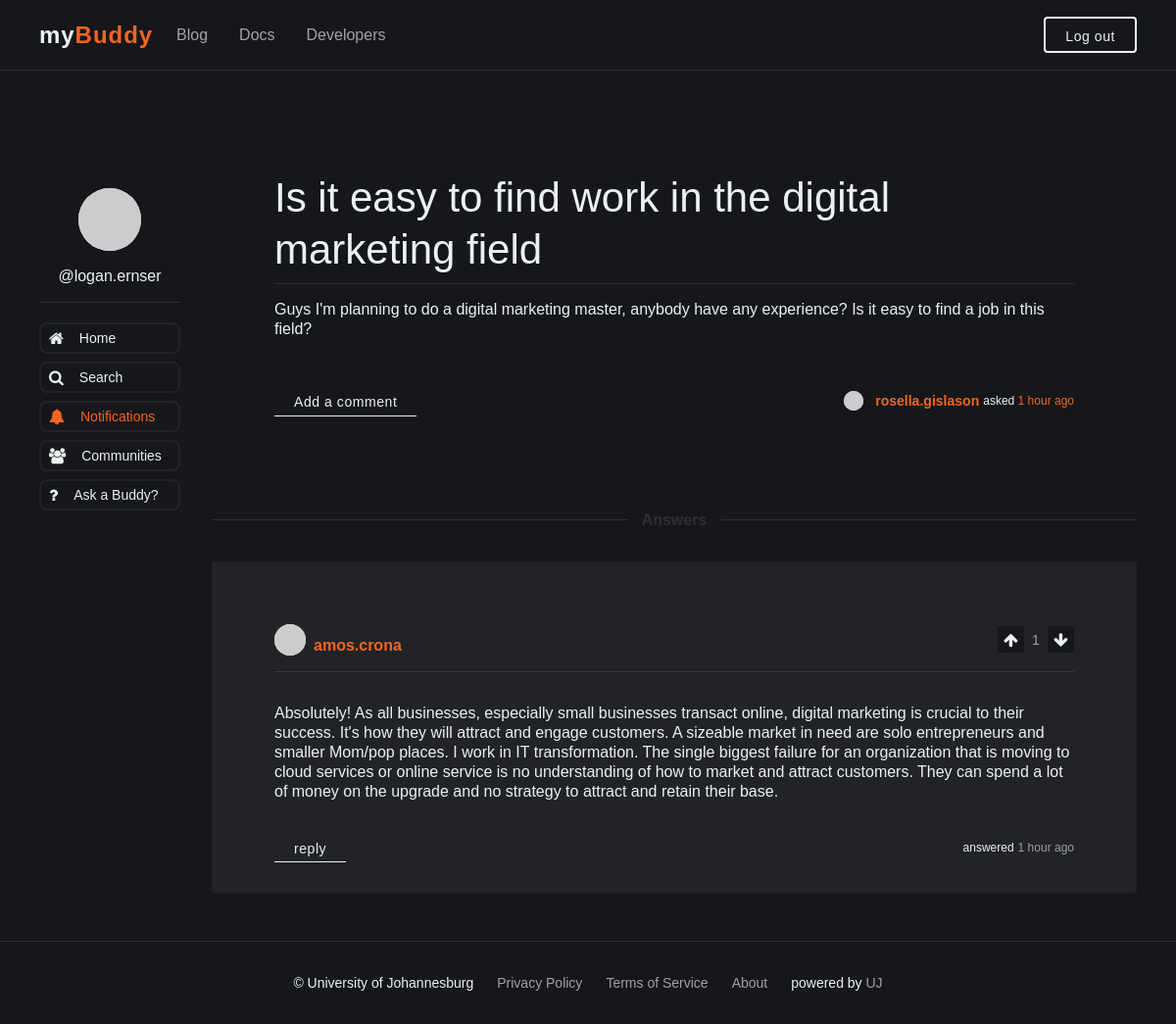
The app's page /post/question.php?id=18 (signed in) with its own data.
### tables this page shows
CREATE TABLE `post` (
  `id` bigint(20) NOT NULL,
  `post_title` varchar(255) NOT NULL,
  `post_content` longtext NOT NULL,
  `post_created_date` timestamp NOT NULL DEFAULT current_timestamp(),
  `post_created_by` varchar(255) NOT NULL,
  `post_created_by_id` bigint(20) NOT NULL,
  `post_created_by_avatar` varchar(255) NOT NULL,
  `post_number_of_answers` bigint(20) DEFAULT 0,
  `post_notification_email_status` int(11) DEFAULT 0
);

CREATE TABLE `post_answer` (
  `id` bigint(20) NOT NULL,
  `post_id` bigint(20) NOT NULL,
  `post_answer_content` longtext NOT NULL,
  `post_answer_created_date` timestamp NOT NULL DEFAULT current_timestamp(),
  `post_answer_created_by` varchar(255) NOT NULL,
  `post_answer_created_by_id` varchar(255) NOT NULL,
  `post_answer_created_by_avatar` varchar(255) NOT NULL,
  `post_answer_number_of_votes` bigint(20) DEFAULT 0
);

### core/functions.php (called while the page is built)
<?php
function time_elapsed_string($datetime, $full = false) {
    $now = new DateTime;
    $ago = new DateTime($datetime);
    $diff = $now->diff($ago);
    $diff->w = floor($diff->d / 7);
    $diff->d -= $diff->w * 7;
    $string = array(
        'y' => 'year',
        'm' => 'month',
        'w' => 'week',
        'd' => 'day',
        'h' => 'hour',
        'i' => 'minute',
        's' => 'second',
    );
    foreach ($string as $k => &$v) {
        if ($diff->$k) {
            $v = $diff->$k . ' ' . $v . ($diff->$k > 1 ? 's' : '');
        } else {
            unset($string[$k]);
        }
    }
    if (!$full) $string = array_slice($string, 0, 1);
    return $string ? implode(', ', $string) . ' ago' : 'just now';
}

### post/question.php (the view, shortened to what this page needs)
<?php
    require_once "../core/init.php";
    require_once "../core/functions.php";
    if (isset($_GET['id'])) {
        $id = (string) $_GET['id'];
        $sql = "SELECT * FROM post WHERE id=?";
        $stmt = mysqli_stmt_init($connection);
        if (!mysqli_stmt_prepare($stmt, $sql)) {
            header("Location: " . ROOT_URL . "/dashboard.php?error=sqlerror");
            exit();
        } else {
            mysqli_stmt_bind_param($stmt, "s", $id);
            mysqli_stmt_execute($stmt);
            $result = mysqli_stmt_get_result($stmt);
            $post = mysqli_fetch_assoc($result);
        }
    } else {
        header("Location: " . ROOT_URL . "/dashboard.php");
        exit();
    }
    require_once "../shared/header.php";
?>
    <main class="main-wrapper">
        <section class="section_home">
            <div class="padding-global">
                <div class="container">
                    <?php require_once "../shared/navbar_left.php"?>
                    <div class="content">
                        <div class="question" id="question-<?php echo $post['id']; ?>">
                            <div class="question-content">
                                <div class="question-content-header">
                                    <div class="question-content-title">
                                        <h3 class="text-color-white heading-style-h3"><?php echo $post['post_title']; ?></h3>
                                    </div>
                                    <div class="spacing-block padding-xsmall"></div>
                                    <div class="line-divider"></div>
                                </div>
                                <div class="spacing-block padding-small"></div>
                                <div class="question-content-body">
                                    <p><?php echo $post['post_content']; ?></p>
                                </div>
                                <div class="spacing-block padding-medium"></div>
                                <div class="question-content-footer">
                                    <?php
                                        if (isset($_SESSION['user_id']) && $_SESSION['user_username'] == $post['post_created_by']) {
                                            echo '<button id="add-comment-btn" class="button is-small" onclick="toggleModal(' . "'add-answer'" . ')">Add a comment</button>';
                                            echo '<button id="add-comment-btn" class="button is-small align-left" onclick="toggleModal(' . "'update-post'" . ')">Edit post</button>';
                                        } else if (isset($_SESSION['user_id'])) {
                                            echo '<button id="add-comment-btn" class="button is-small" onclick="toggleModal(' . "'add-answer'" . ')">Add a comment</button>';
                                        } else {
                                            echo '<button id="add-comment-btn" class="button is-small" onclick="toggleModal(' . "'login'" . ')">Add a comment</button>';
                                        }
                                    ?>
                                    <div class="user-card">
                                        <div class="user-card-profile-pic">
                                            <img src="<?php echo $post['post_created_by_avatar']; ?>" loading="lazy" alt>
                                        </div>
                                        <div class="user-card-info">
                                            <div class="user-card-link">
                                                <h3 class="text-weight-bold"><a href="#" class="text-color-uj"><?php echo $post['post_created_by']; ?></a></h3>
                                            </div>
                                        </div>
                                        <time class="user-card-time">
                                            asked
                                            <span class="relative-time text-color-uj"><?php echo time_elapsed_string($post['post_created_date']); ?></span>
                                        </time>
                                    </div>
                                </div>
                            </div>
                        </div>
                        <div class="spacing-block padding-medium"></div>
                        <div class="line-separator-wrapper">
                            <div class="line-divider"></div>
                            <h4 class="line-separator">Answers</h4>
                            <div class="line-divider"></div>
                        </div>
                        <div class="spacing-block padding-medium"></div>
                        <?php
                            $post_id = $_GET['id'];
                            $sql = "SELECT * FROM post_answer WHERE post_id=$post_id ORDER BY post_answer_number_of_votes DESC";
                            $post_answers = mysqli_query($connection, $sql);
                            if (mysqli_num_rows($post_answers) == 0) {
                        ?>
                        <p class="text-align-center text-muted text-size-small">0 answers</p>
                        <div class="spacing-block padding-medium"></div>
                        <div class="spacing-block padding-medium"></div>
                        <?php
                            } else {
                        ?>
                        <ul class="answers">
                            <?php foreach($post_answers as $post_answer) { ?>
                            <li class="answer">
                                <div class="answer-content">
                                    <div class="answer-content-header">
                                        <div class="user-card-info">
                                            <div class="user-card-profile-pic">
                                                <img src="<?php echo $post_answer['post_answer_created_by_avatar']; ?>" loading="lazy" alt>
                                            </div>
                                            <div class="user-card-link">
                                                <h4 class="text-weight-bold"><a href="#" class="text-color-uj"><?php echo $post_answer['post_answer_created_by']; ?></a></h4>
                                            </div>
                                        </div>
                                        <div class="answer-vote">
                                            <?php
                                                if (!isset($_SESSION['user_id'])) {
                                                    $redirect = 'onclick="toggleModal(' . "'login'" . ')"';
                                                } else {
                                                    $redirect = 'href=' . ROOT_URL . '/post/answers/vote.php?id=' . $post_answer['id'] . '&post_id=' . $post_answer['post_id'];
                                                }
                                                $sql = "SELECT * FROM post_answer_vote WHERE post_id=" . $post_answer['id'];
                                                $post_answer_number_of_votes = mysqli_num_rows(mysqli_query($connection, $sql));
                                            ?>
                                            <a id="upvote-btn" <?php echo $redirect . "&vote=up"; ?> class="fa fa-arrow-up voting-button"></a>
                                            <div class="answer-score text-muted text-size-small"><?php echo $post_answer_number_of_votes?></div>
                                            <a id="downvote-btn" <?php echo $redirect . "&vote=down"; ?> class="fa fa-arrow-down voting-button"></a>
                                        </div>
                                    </div>
                                    <div class="spacing-block padding-small"></div>
                                    <div class="line-divider"></div>
                                    <div class="spacing-block padding-medium"></div>
                                    <div class="answer-content-body">
                                        <p><?php echo $post_answer['post_answer_content']; ?></p>
                                    </div>
                                    <div class="spacing-block padding-small"></div>
                                    <div class="answer-content-footer">
                                        <div class="user-card">
                                            answered
                                            <time class="user-card-time text-muted">
                                                <span><?php echo time_elapsed_string($post_answer['post_answer_created_date']); ?></span>
                                            </time>
                                        </div>
                                        <?php
                                        if (isset($_SESSION['user_id'])) {
                                            echo '<button id="add-comment-btn" class="button is-small" onclick="toggleModal(' . "'add-comment'" . ')">reply</button>';
                                        }
                                        ?>
                                    </div>
                                </div>
                            </li>
                            <?php }; ?>
                        </ul>
                        <?php }
                        ?>
                    </div>
            </div>
        </section>
    </main>
    <div class="spacing-block padding-large"></div>
<?php
    require_once "../shared/footer.php";
?>

### public/css/mybuddy.css (style rules this page uses)
* { box-sizing: border-box; margin: 0; padding: 0; text-decoration: none; list-style: none; outline: none; }
html { height: 100%; }
body { min-height: 100%; color: #ecf1f0; background-color: #16171b; min-width: 320px; width: auto !important; width: 320px; font-family: Arial, sans-serif; font-size: 16px; line-height: 20px; }
a { cursor: pointer; color: #a2a2a4; transition: all 300ms; }
img { display: inline-block; max-width: 100%; }
.button { color: #ecf1f0; border: 0.125rem solid #ecf1f0; padding: 0.75rem 1.5rem 0.6rem; border-radius: 0.25rem; font-size: 0.875rem; font-weight: 400; text-align: center; letter-spacing: 0.04em; cursor: pointer; }
.button.is-small { padding: 0.5rem 1.25rem 0.35rem; }
.padding-global { padding-right: 2.5rem; padding-left: 2.5rem; }
.padding-xsmall { padding: 0.5rem; }
.padding-small { padding: 1rem; }
.padding-medium { padding: 2rem; }
.padding-large { padding: 3rem; }
.spacing-block { padding-top: 0rem; padding-left: 0rem; padding-right: 0rem; }
.text-color-white { color: #ecf1f0; }
.text-color-uj { color: #f26522; }
.text-size-small { font-size: 0.875rem; }
.text-weight-bold { font-weight: 700; }
.heading-style-h3 { font-size: 2.625rem; font-weight: 400; line-height: 1.25; }
.line-divider { width: 100%; height: 1px; background-color: hsl(0, 0%, 100%, 0.1); }
.line-separator-wrapper { display: flex; align-items: center; justify-content: center; }
.line-separator { color: hsl(0, 0%, 100%, 0.1); text-align: center; padding: 0rem 0.875rem; background-color: transparent; }

### public/css/dashboard.css (style rules this page uses)
.container { display: grid; grid-template-columns: 18vh auto; column-gap: 2rem; position: relative; margin-top: 2.5rem; }
.fa { max-width: 1.25rem; max-height: 1.25rem; text-align: center; }
.question-content-footer, .post-content-footer { margin-top: 1rem; font-size: 0.85rem; display: flex; align-items: center; justify-content: space-between; }
.user-card { display: flex; gap: 0.25rem; font-size: 0.75rem; align-items: center; }
.user-card-profile-pic { min-width: 1.25rem; width: 1.25rem; height: 1.25rem; border-radius: 50%; margin-right: 0.5rem; background-color: #ecf1f0; }
.user-card-profile-pic img { width: 100%; height: 100%; object-fit: cover; border-radius: 50%; }

### public/css/question.css (style rules this page uses)
.question { border-radius: 0.25rem; }
.question-content { padding: 4rem; }
#add-comment-btn { background-color: transparent; border: 0; border-bottom: 1px solid #ecf1f0; border-radius: 0; }
.answer { background-color: #222326; border-radius: 0.25rem; }
.answer-content { padding: 4rem 4rem 2rem; }
.answers { display: flex; flex-direction: column; gap: 1rem; }
.answer-content-header { display: flex; align-items: center; justify-content: space-between; }
.answer-content-footer { margin-top: 1rem; font-size: 0.85rem; display: flex; align-items: center; flex-direction: row-reverse; justify-content: space-between; }
.text-muted { opacity: 0.6; }
.answer-vote { display: flex; align-items: center; gap: 0.5rem; }
.answer-vote a { background-color: #16171b; border: 0; cursor: pointer; color: #ecf1f0; transition: transform 300ms, color 500ms; padding: 0.85rem; display: flex; align-items: center; justify-content: center; border-radius: 0.125rem; }
.answer-content .user-card-profile-pic { width: 2rem; height: 2rem; }
.answer-content .user-card-info { display: flex; align-items: flex-end; }

### records on screen
post: post_title "Is it easy to find work in the digital marketing field", post_content "Guys I'm planning to do a digital marketing master, anybody have any experience? Is it easy to find a job in this field?", post_created_by "rosella.gislason", post_created_date "1 hour ago"
post_answer: post_answer_created_by "amos.crona", post_answer_number_of_votes "1", post_answer_content "Absolutely! As all businesses, especially small businesses transact online, digital marketing is crucial to their success. It's how they will attract and engage customers. A sizeable market in need are solo entrepreneurs and smaller Mom/pop places. I work in IT transformation. The single biggest failure for an organization that is moving to cloud services or online service is no understanding of how to market and attract customers. They can spend a lot of money on the upgrade and no strategy to attract and retain their base.", post_answer_created_date "1 hour ago"

### other values on screen
$user_display_name "@logan.ernser"
